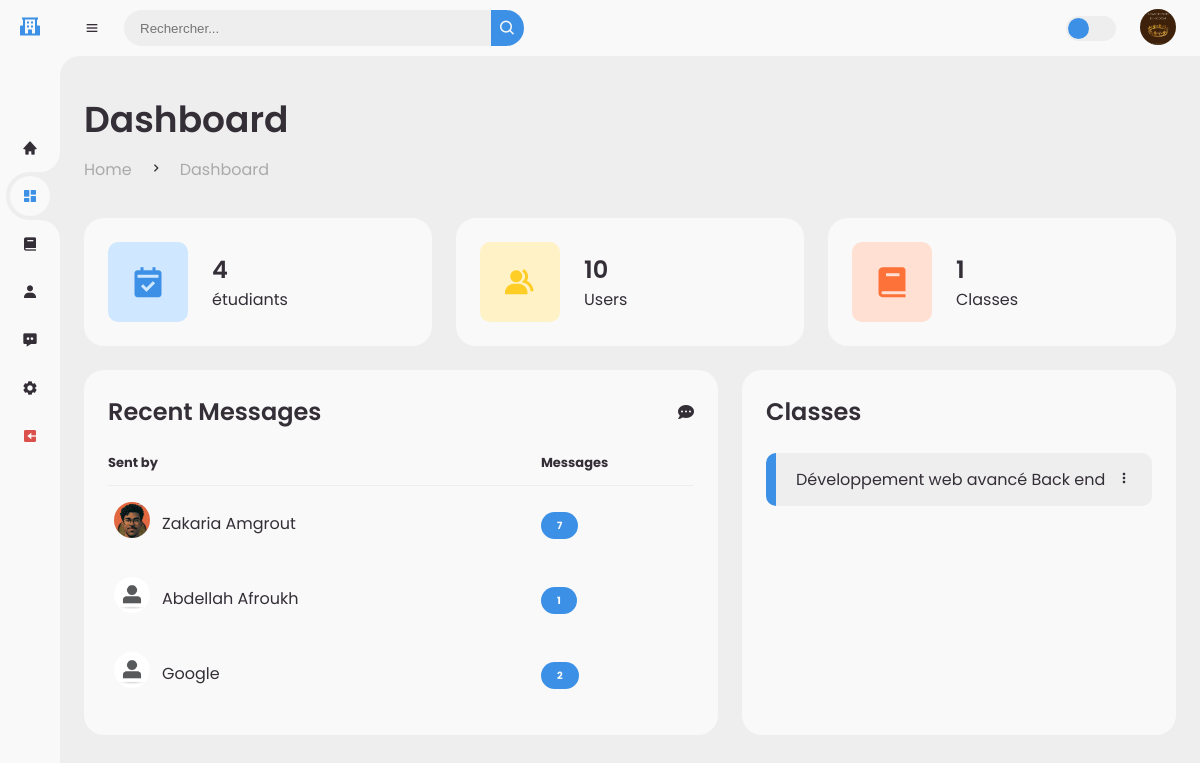
/dashboard/ (signed in), run on the app's committed database.
### app1/models.py (models this page shows, shortened)
class Profile(models.Model):
    user = models.OneToOneField(User,unique=True, on_delete=models.CASCADE)
    birth_date = models.DateField(null=True, blank=True)
    class Type(models.TextChoices):
        etudiant = 'Etudiant', 'Etudiant'
        enseignant = 'Enseignant' , 'Enseignant'
        entreprise = 'Entreprise' , 'Entreprise'
    type = models.TextField(choices=Type.choices ,null=True,blank=True)
    picture = models.ImageField(blank=True,null=True,upload_to="profile_imgs/",default="profile_imgs/default.jpg")
    bio = models.TextField(max_length=500, blank=True,null=True,default="vide bio")
    phonenumber = models.TextField(max_length=14,blank=True,null=True,default="+212000000")
    adresse = models.TextField(blank=True,null=True,default="vide adresse")
    privacy = models.BooleanField(blank=True,default=0)

class ChatRoom(models.Model):
    user1 = models.ForeignKey(User,related_name = "user1" , on_delete=models.CASCADE)
    user2 = models.ForeignKey(User,related_name = "user2" , on_delete=models.CASCADE)
    counter = models.IntegerField(null=True,default=0)
    def __str__(self):
        return f"{self.user1}:{self.user2}"

class Classe_etudiant(models.Model):
    etudiant = models.ForeignKey(Etudiant, on_delete=models.CASCADE)
    classroom = models.ForeignKey(Classroom, on_delete=models.CASCADE)

class Classroom(models.Model):
    title = models.TextField(null=True)
    description= models.TextField(null=True)
    enseignant = models.ForeignKey(Enseignant, on_delete=models.CASCADE)

### app1/views.py (the view)
# urls.py: path('dashboard/', views.dashboardetd, name='dashboardetd'),
@login_required(login_url = "login")
def dashboardetd(request):
    if request.user.is_authenticated:
        users= User.objects.all()
        etudiants = Etudiant.objects.all()
        entreprises = Entreprise.objects.all()
        classrooms = {}
        if request.user.profile.type == "Etudiant":
            classrooms = Classe_etudiant.objects.filter(etudiant=request.user.etudiant)
        elif request.user.profile.type == "Enseignant":
            classrooms = Classroom.objects.filter(enseignant=request.user.enseignant)
        chatrooms = ChatRoom.objects.filter(user1=request.user) | ChatRoom.objects.filter(user2=request.user)
    print("hhhhhhhhhhhhhhhhhhhhhhhhhhhhhhhhhhhhhhhhhh")
    print(chatrooms.count)
    return render(request, 'etudiant/etudiant.html', {'users': users,"etudiants":etudiants,"classrooms":classrooms,"chatrooms":chatrooms,"entreprises":entreprises})

### templates/etudiant/etudiant.html (shortened to what this page needs)
{%extends 'layout/index.html'%}
{%load static%}
{%block content%}
		<main class="padding">
			<div class="head-title">
				<div class="left">
					<h1>Dashboard</h1>
					<ul class="breadcrumb">
						<li>
							<a href="#">Home</a>
						</li>
						<li>
							<i class='bx bx-chevron-right' ></i>
						</li>
						<li>
							<a href="#">Dashboard</a>
						</li>
					</ul>
				</div>
			</div>
			<ul class="box-info">
				<li>
					<i class='bx bxs-calendar-check' ></i>
					<span class="text">
						<h3>{{etudiants.count}}</h3>
						<p>étudiants</p>
					</span>
				</li>
				<li>
					<i class='bx bxs-group' ></i>
					<span class="text">
						<h3>{{users.count}}</h3>
						<p>Users</p>
					</span>
				</li>
				{%if request.user.profile.type == "Entreprise"%}
				<li>
					<i class='bx bxs-business'></i>
					<span class="text">
						<h3>{{entreprises.count}}</h3>
						<p>Entreprises</p>
					</span>
				</li>
				{%else%}
				<li>
					<i class='bx bxs-book' ></i>
					<span class="text">
						<h3>{{classrooms.count}}</h3>
						<p>Classes</p>
					</span>
				</li>
				{%endif%}
			</ul>
			<div class="table-data">
				<div class="order">
					<div class="head">
						<h3>Recent Messages</h3>
						<i class="fa-sharp fa-solid fa-comment-dots"></i>
					</div>
					<table>
						<thead>
							<tr>
								<th>Sent by</th>
								<th>Messages</th>
							</tr>
						</thead>
						<tbody>
							{%if not chatrooms.count == 0 %}
							{%for chatroom in chatrooms%}
							<tr>
								<td>
									<a href="{%url 'chat' chatroom_id=chatroom.id%}">
									<img src="{%if chatroom.user1 == request.user%}{{chatroom.user2.profile.picture.url}}{%else%}{{chatroom.user1.profile.picture.url}}{%endif%}">
									</a>
									<a href="{%url 'chat' chatroom_id=chatroom.id%}">
									<p>{%if chatroom.user1 == request.user%}{{chatroom.user2.first_name}} {{chatroom.user2.last_name}}{%else%}{{chatroom.user1.first_name}} {{chatroom.user1.last_name}}{%endif%}</p>
									</a>
								</td>
								<td><span class="status completed">{%if chatroom.counter > 9%}+9{%else%}{{chatroom.counter}}{%endif%}</span></td>
							</tr>
							{%endfor%}
							{%endif%}
						</tbody>
					</table>
				</div>
				{%if request.user.profile.type == "Etudiant"%}
				<div class="todo">
					<div class="head">
						<h3>Classes</h3>
					</div>
					<ul class="todo-list">
						{%if not classrooms.count == 0%}
						{%for classe in classrooms%}
						<li class="completed">
							<p>{{classe.classroom.title}}</p>
							<a href="{%url 'classroom' class_id=classe.classroom.id%}"><i class='bx bx-dots-vertical-rounded' ></i></a>
						</li>
						{%endfor%}
						{%else%}
						<li class="completed">
							<p>Aucun classe...</p>
						</li>
						{%endif%}
					</ul>
				</div>
				{%endif%}
			</div>
		</main>
	</section>
{%endblock%}

### templates/layout/index.html (shortened to what this page needs)
{%load static%}
<!DOCTYPE html>
<html lang="en">
<head>
	<link href='https://unpkg.com/boxicons@2.0.9/css/boxicons.min.css' rel='stylesheet'>
	<link href='https://unpkg.com/boxicons@2.1.4/css/boxicons.min.css' rel='stylesheet'>
	<link href='//cdnjs.cloudflare.com/ajax/libs/font-awesome/6.0.0/css/all.min.css' rel='stylesheet'>
	<link rel="stylesheet" href="{% static 'css/style.css' %}">
</head>
<body>
    <section id="sidebar" class="hide">
    <a href="/" class="brand">
        <i class='bx bxs-school'></i>
    </a>
    <ul class="side-menu top">
        {%if request.user.is_authenticated%}
        <li {%if request.path == "/dashboard/home" %}class="active"{%endif%}>
            <a href="/dashboard/home">
                <i class='bx bxs-home' ></i>
            </a>
        </li>
        <li {%if request.path == "/dashboard/" %}class="active"{%endif%} >
            <a href="/dashboard">
                <i class='bx bxs-dashboard' ></i>
            </a>
        </li>
        {%if request.user.profile.type == "Etudiant" or request.user.profile.type == "Enseignant" %}
        <li {%if request.path == "/classrooms/" %}class="active"{%endif%}>
            <a href="{%url 'classrooms'%}">
                <i class='bx bxs-book'></i>
            </a>
        </li>
        {%endif%}
        <li {%if request.path == "/profile/" %}class="active"{%endif%}>
            <a href="/profile">
                <i class='bx bxs-user'></i>
            </a>
        </li>
        <li {%if request.path == "/chat/" %}class="active"{%endif%}>
            <a href="/chat">
                <i class='bx bxs-message-dots' ></i>
            </a>
        </li>
        <li {%if request.path == "/profilesettings/" %}class="active"{%endif%}>
            <a href="/profilesettings">
                <i class='bx bxs-cog' ></i>
            </a>
        </li>
        <li>
            <a href="/logout" class="logout">
                <i class='bx bxs-exit bx-rotate-180' ></i>
            </a>
        </li>
        {%endif%}
    </ul>
</section>
<section id="content">
    <nav class="navbar">
        <i class='bx bx-menu' ></i>
        <form action="/profile_search" method="post">
            <div class="form-input">
                <input name="search" type="search" placeholder="Rechercher...">
                <button type="submit" class="search-btn"><i class='bx bx-search' ></i></button>
            </div>
        </form>
        <label for="switch-mode" class="switch-mode"></label>
        {%if request.user.is_authenticated%}
        <a href="/profile" class="profile">
            <img src="{{request.user.profile.picture.url}}">
        </a>
        {%endif%}
    </nav>
        {% block content %}
        {% endblock %}
</body>
</html>

### data on the page
ChatRoom: user2.profile.picture (picture), user2.first_name "Zakaria", user2.last_name "Amgrout", counter "7"
ChatRoom: user1.profile.picture (placeholder picture), user1.first_name "Abdellah", user1.last_name "Afroukh", counter "1"
ChatRoom: user1.profile.picture (placeholder picture), user1.first_name "Google", counter "2"
Classe_etudiant: classroom "Développement web avancé Back end"

### other printed values
{{ etudiants.count }} "4"
{{ users.count }} "10"
{{ classrooms.count }} "1"
